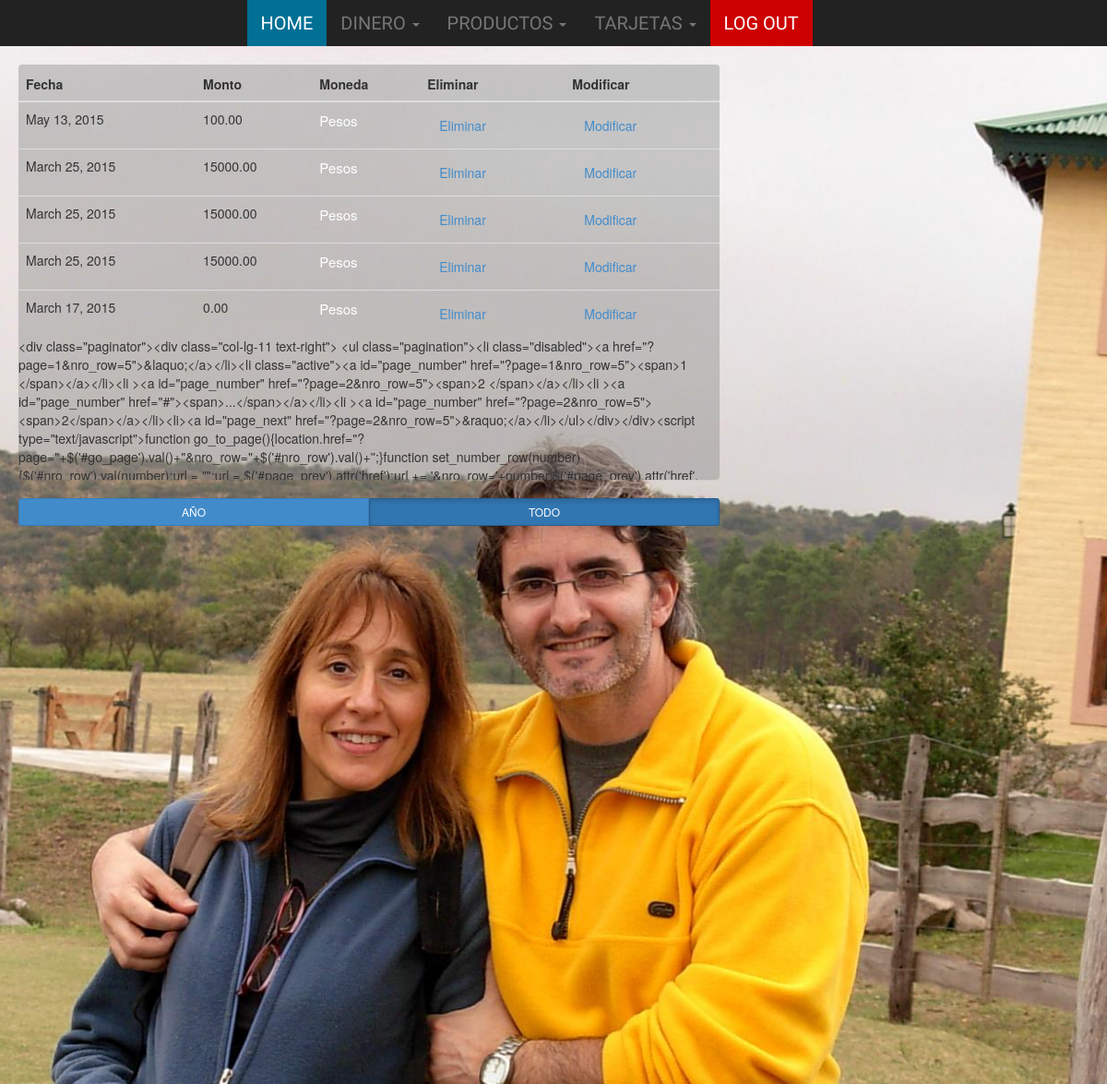
The app's page /dinero/s/ver_sueldos/ (signed in) with its own data.
### apps/Dinero/models.py (models this page shows, shortened)
class Sueldo(models.Model):
    fecha = models.DateField('Date Created')
    monto = models.DecimalField(
        'Monto', max_digits=7, decimal_places=2, default=0
    )
    moneda = models.CharField('Moneda', max_length=1, choices=MONEDA)
    user = models.ForeignKey(User, related_name='sueldo_persona')

### apps/Dinero/views_sueldos.py (the view)
@login_required
def ver_sueldos(request):
    user = request.user
    sueldos = Sueldo.objects.filter(user=user).order_by('-fecha')
    paginator = Paginator(sueldos, 5)
    page = request.GET.get('page')
    try:
        sueldos = paginator.page(page)
    except PageNotAnInteger:
        sueldos = paginator.page(1)
    except EmptyPage:
        sueldos = paginator.page(paginator.num_pages)
    return render_to_response(
        'Dinero/sueldos/ver_sueldos.html',
        RequestContext(
            request,
            {
                'sueldos': sueldos,
            }
        )
    )

### apps/Dinero/templates/Dinero/sueldos/ver_sueldos.html (shortened to what this page needs)
{% extends 'base.html' %}
{% block content %}
        <div class='panel panel-default' id="sueldos_id">
            {% include 'Dinero/sueldos/sueldos_tabla.html' %}
        </div>
        <div class="btn-group btn-group-justified" role="group" aria-label="...">
            <div class="btn-group btn-group-sm" role="group">
                <button id="sueldo_year" type="button" class="btn btn-primary" onClick="time('/dinero/s/sueldos_tabla/', 'year', 's')">
                    AÑO
                </button>
            </div>
            <div class="btn-group btn-group-sm" role="group">
                <button id="sueldo_all" type="submit" class="btn btn-primary active" onClick="time('/dinero/s/sueldos_tabla/', 'all', 's')">
                    TODO
                </button>
            </div>
        </div>
{% endblock %}

### templates/base.html (shortened to what this page needs)
<!DOCTYPE html>
<html lang="es" class="no-js">
<head>
	<link href="/static/css/bootstrap.min.css" rel="stylesheet">
	<link href="/static/css/bootstrap.css" rel="stylesheet">
	<link href="/static/css/style.css" rel="stylesheet">
	<link rel="stylesheet" type="text/less" href="/static/stylesheets/base.less">
  <link rel="stylesheet" href="/static/fonts/font-awesome/css/font-awesome.min.css">
</head>
<body id="top" class="">
{% if user.is_authenticated %}
  <nav class="navbar-default navbar-inverse navbar-fixed-top navbarEffect" role="navigation">
	  <div class="collapse navbar-collapse" id="bs-example-navbar-collapse-1">
		<ul class="nav navbar-nav">
			<li class="home">
				<a href="/">Home</a>
			</li>
			 <li class="dropdown">
				<a href="#" class="dropdown-toggle" data-toggle="dropdown">Dinero <span class="caret"></span></a>
			  </li>
			 <li class="dropdown">
				<a href="#" class="dropdown-toggle" data-toggle="dropdown">Productos <span class="caret"></span></a>
			  </li>
			 <li class="dropdown">
				<a href="#" class="dropdown-toggle" data-toggle="dropdown">Tarjetas <span class="caret"></span></a>
			</li>
			<li class="active">
				<a href="/logout/">Log Out</a>
			</li>
		</ul>
	  </div>
{% endif %}
<div id="wallpaper">
	<div class="imageCenterer">
		<img class="img-responsive" alt="bg" src="/static/img/seba_y_sandra.jpg">
	</div>
</div>
<div class="col-md-8" style="z-index: 5; padding: 20px">
	{% block content%}{% endblock %}
</div>
<div class="col-md-4" style="z-index: 5; padding: 20px">
</div>
</body>
</html>

### apps/Dinero/templates/Dinero/sueldos/sueldos_tabla.html
{% load tablesort %}
<table class='table'>
    <thead>
        <tr>
            <th>Fecha</th>
            <th>Monto</th>
            <th>Moneda</th>
            <th>Eliminar</th>
            <th>Modificar</th>
        </tr>
    </thead>
     <tbody>
        {% for e in sueldos %}
            <tr>
                <td>{{e.fecha}}</td>
                <td>{{e.monto}}</td>
                <td>{% if e.moneda == 'P' %}
                        <p>Pesos</p>
                    {% else %}
                        <p>Dólares</p>
                    {% endif %}
                </td>
                <td>
                    <button type="submit" class="btn btn-link active" onClick="eliminar('/dinero/s/borrar/', 'borrar_sueldo', '{{e.id}}', false)">
                        Eliminar
                    </button>
                </td>
                <td>
                    <button type="submit" class="btn btn-link active" onClick="modificar('/dinero/s/modificar/', 'modificar_sueldo', '{{e.id}}', false)">
                        Modificar
                    </button>
                </td>
            </tr>
        {% endfor %}
    </tbody>
</table>
{% block paginator %}
    {% paginator sueldos request %}
{% endblock %}

### static/css/style.css (style rules this page uses)
a { color: #00A1FF; }
p { font-size:15px; line-height: 1.6; }
.navbar-inverse { -webkit-box-shadow:0 3px 9px rgba(0,0,0,.5); box-shadow:0 3px 9px rgba(0,0,0,.5); }
.navbar-nav { margin: 0 auto; width: 665px; float:none; }
.navbar-nav > li > a { font-family: 'Oswald', sans-serif; font-size: 20px; color: #777777!important; text-transform: uppercase; display: block; position: relative; }
.navbar-inverse .navbar-nav > .active > a, .navbar-inverse .navbar-nav > .active > a:hover, .navbar-inverse .navbar-nav > .active > a:focus { background-color: #CD0100; color: #fff!important; }
.navbar-inverse .navbar-nav > .home > a, .navbar-inverse .navbar-nav > .home > a:hover, .navbar-inverse .navbar-nav > .home > a:focus { background-color: #007095; color: white !important; }
.navbarEffect { -webkit-transition: all 0.3s ease-in-out; -moz-transition: all 0.3s ease-in-out; -o-transition: all 0.3s ease-in-out; transition: all 0.3s ease-in-out; }
#wallpaper { display: block; height: 100%; position: fixed; width: 100%; z-index: 1; }
.imageCenterer { left: 50%; margin-left: -1000px; position: absolute; top: 0; width: 2000px; }
.imageCenterer img { display: block; margin: 0 auto; }
.panel-default { border: none; background-color: rgba(132, 132, 132, 0.4); height: 450px; overflow-y: auto; overflow-x: hidden; }
.footnav h1, h2, h3, h4 h5, p { color:#FFFFFF; }

### records on screen
Sueldo: fecha "May 13, 2015", monto "100.00", moneda "Pesos"
Sueldo: fecha "March 25, 2015", monto "15000.00", moneda "Pesos"
Sueldo: fecha "March 25, 2015", monto "15000.00", moneda "Pesos"
Sueldo: fecha "March 25, 2015", monto "15000.00", moneda "Pesos"
Sueldo: fecha "March 17, 2015", monto "0.00", moneda "Pesos"
